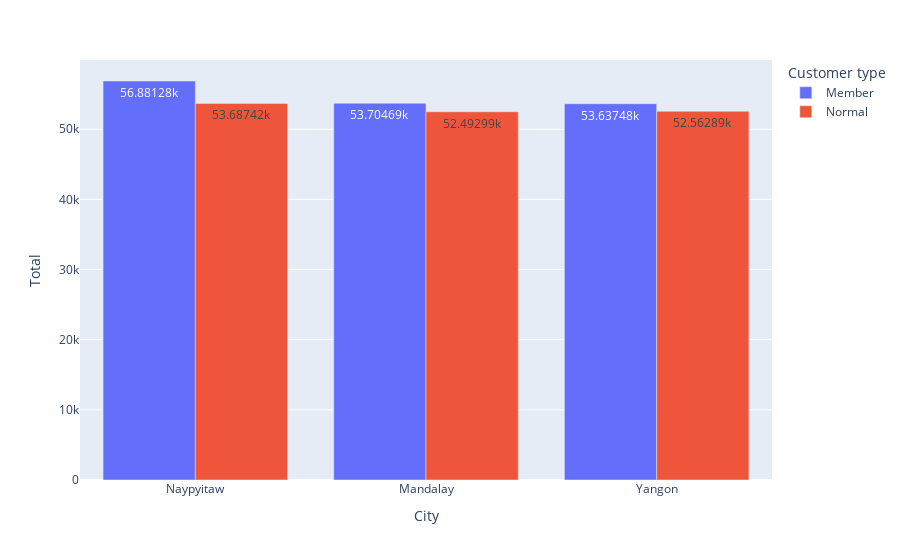

Here is the notebook cell this chart was saved with:
### Code cell
px.bar(data_frame= total_sales_per_customer_type, x= 'City', y= 'Total', color = 'Customer type' , text_auto= True, barmode= 'group')

### Figure 1 — Plotly figure (JSON) as saved in the notebook; plotly's stock layout.template omitted (floating-point values rounded to 4 significant figures)
{"data": [{"alignmentgroup": "True", "hovertemplate": "Customer type=Member<br>City=%{x}<br>Total=%{y}<extra></extra>", "legendgroup": "Member", "marker": {"color": "#636efa", "pattern": {"shape": ""}}, "name": "Member", "offsetgroup": "Member", "orientation": "v", "showlegend": true, "textposition": "auto", "texttemplate": "%{y}", "type": "bar", "x": ["Naypyitaw", "Mandalay", "Yangon"], "xaxis": "x", "y": [56880.0, 53700.0, 53640.0], "yaxis": "y"}, {"alignmentgroup": "True", "hovertemplate": "Customer type=Normal<br>City=%{x}<br>Total=%{y}<extra></extra>", "legendgroup": "Normal", "marker": {"color": "#EF553B", "pattern": {"shape": ""}}, "name": "Normal", "offsetgroup": "Normal", "orientation": "v", "showlegend": true, "textposition": "auto", "texttemplate": "%{y}", "type": "bar", "x": ["Naypyitaw", "Yangon", "Mandalay"], "xaxis": "x", "y": [53690.0, 52560.0, 52490.0], "yaxis": "y"}], "layout": {"barmode": "group", "legend": {"title": {"text": "Customer type"}, "tracegroupgap": 0}, "margin": {"t": 60}, "xaxis": {"anchor": "y", "domain": [0, 1], "title": {"text": "City"}}, "yaxis": {"anchor": "x", "domain": [0, 1], "title": {"text": "Total"}}}}
